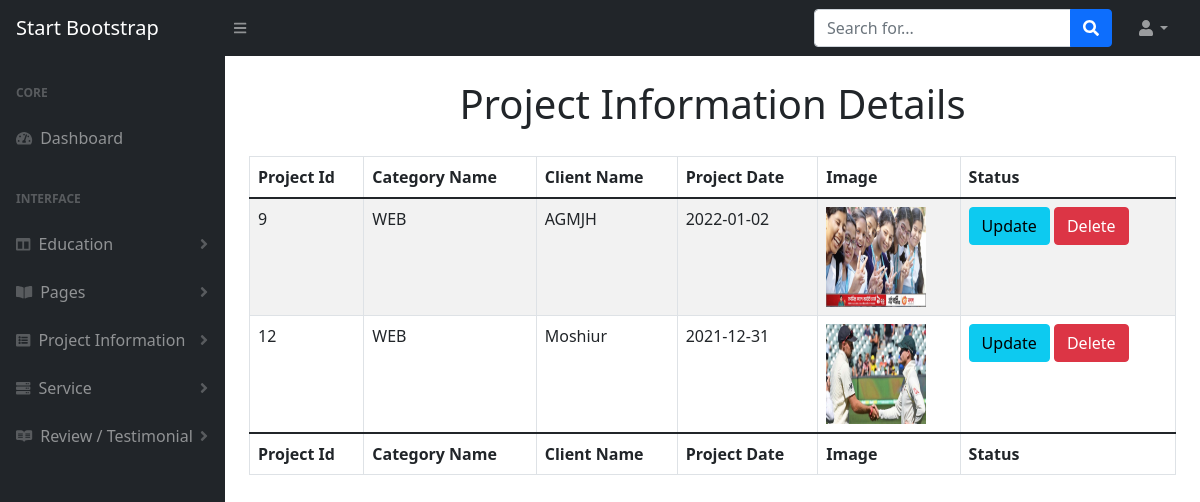
The page /Dashboard/catlist.php on the database its author committed.
### tables this page shows
CREATE TABLE `categorydetails` (
  `cdId` int(10) NOT NULL,
  `cId` int(10) NOT NULL,
  `clientName` varchar(50) NOT NULL,
  `projectURL` varchar(50) NOT NULL,
  `projectDate` date NOT NULL,
  `image` varchar(50) NOT NULL,
  `shortDesc` varchar(255) NOT NULL,
  `decription` longtext NOT NULL
);

CREATE TABLE `categorydb` (
  `cId` int(10) NOT NULL,
  `cName` varchar(20) NOT NULL,
  `catSlug` varchar(100) DEFAULT NULL,
  `status` tinyint(10) NOT NULL DEFAULT 1 COMMENT '1.Show 2.Hide'
);

### Dashboard/catlist.php (the view, shortened to what this page needs)
<?php include_once("../DB/connect.php");?>
<!DOCTYPE html>
<html lang="en">
    <head>
        <link href="https://cdn.jsdelivr.net/npm/simple-datatables@latest/dist/style.css" rel="stylesheet" />
        <link href="css/styles.css" rel="stylesheet" />
    </head>
    <body class="sb-nav-fixed">
        <nav class="sb-topnav navbar navbar-expand navbar-dark bg-dark">
            <a class="navbar-brand ps-3" href="index.php">Start Bootstrap</a>
            <button class="btn btn-link btn-sm order-1 order-lg-0 me-4 me-lg-0" id="sidebarToggle" href="#!"><i class="fas fa-bars"></i></button>
            <form class="d-none d-md-inline-block form-inline ms-auto me-0 me-md-3 my-2 my-md-0">
                <div class="input-group">
                    <input class="form-control" type="text" placeholder="Search for..." aria-label="Search for..." aria-describedby="btnNavbarSearch" />
                    <button class="btn btn-primary" id="btnNavbarSearch" type="button"><i class="fas fa-search"></i></button>
                </div>
            </form>
            <ul class="navbar-nav ms-auto ms-md-0 me-3 me-lg-4">
                <li class="nav-item dropdown">
                    <a class="nav-link dropdown-toggle" id="navbarDropdown" href="#" role="button" data-bs-toggle="dropdown" aria-expanded="false"><i class="fas fa-user fa-fw"></i></a>
                </li>
            </ul>
        </nav>
        <div id="layoutSidenav">
            <div id="layoutSidenav_nav">
                <nav class="sb-sidenav accordion sb-sidenav-dark" id="sidenavAccordion">
                    <div class="sb-sidenav-menu">
                        <div class="nav">
                            <div class="sb-sidenav-menu-heading">Core</div>
                            <a class="nav-link" href="index.php">
                                <div class="sb-nav-link-icon"><i class="fas fa-tachometer-alt"></i></div>
                                Dashboard
                            </a>
                            <div class="sb-sidenav-menu-heading">Interface</div>
                            <a class="nav-link collapsed" href="#" data-bs-toggle="collapse" data-bs-target="#collapseLayouts" aria-expanded="false" aria-controls="collapseLayouts">
                                <div class="sb-nav-link-icon"><i class="fas fa-columns"></i></div>
                                Education
                                <div class="sb-sidenav-collapse-arrow"><i class="fas fa-angle-down"></i></div>
                            </a>
                            <a class="nav-link collapsed" href="#" data-bs-toggle="collapse" data-bs-target="#collapsePages" aria-expanded="false" aria-controls="collapsePages">
                                <div class="sb-nav-link-icon"><i class="fas fa-book-open"></i></div>
                                Pages
                                <div class="sb-sidenav-collapse-arrow"><i class="fas fa-angle-down"></i></div>
                            </a>
                            <a class="nav-link collapsed" href="#" data-bs-toggle="collapse" data-bs-target="#pagescollapseLayouts" aria-expanded="false" aria-controls="pagescollapseLayouts">
                                <div class="sb-nav-link-icon"><i class="fas fa-list-alt"></i></div>
                                Project Information
                                <div class="sb-sidenav-collapse-arrow"><i class="fas fa-angle-down"></i></div>
                            </a>
                            <a class="nav-link collapsed" href="#" data-bs-toggle="collapse" data-bs-target="#pagescollapseLayout" aria-expanded="false" aria-controls="pagescollapseLayout">
                                <div class="sb-nav-link-icon"><i class="fas fa-server"></i></div>
                                Service
                                <div class="sb-sidenav-collapse-arrow"><i class="fas fa-angle-down"></i></div>
                            </a>
                            <a class="nav-link collapsed" href="#" data-bs-toggle="collapse" data-bs-target="#pagescollapseLayout1" aria-expanded="false" aria-controls="pagescollapseLayout1">
                                <div class="sb-nav-link-icon"><i class="fab fa-readme"></i></div>
                                Review / Testimonial
                                <div class="sb-sidenav-collapse-arrow"><i class="fas fa-angle-down"></i></div>
                            </a>
                        </div>
                    </div>
                </nav>
            </div>
            <div id="layoutSidenav_content">
                <main>
                    <div class="container-fluid px-4">
                        <h1 class="mt-4 d-flex justify-content-center">Project Information Details</h1>
                        <div class="col-md-12">
                            <div class="input-field">
                                <?php
                                    $sql = "SELECT cdId, categorydb.cName, categorydb.cId, clientName, projectURL, projectDate, image, shortDesc, decription FROM categorydetails INNER JOIN categorydb ON categorydb.cId = categorydetails.cId";
                                    $result = mysqli_query($conn, $sql);
                                ?>
                                <table class="table table-striped table-bordered" style="width:100%" id="datatable">
                                    <thead>
                                        <tr>
                                            <th>Project Id</th>
                                            <th>Category Name</th>
                                            <th>Client Name</th>
                                            <th>Project Date</th>
                                            <th>Image</th>
                                            <th>Status</th>
                                        </tr>
                                    </thead>
                                    <tbody>
                                        <?php
                                            if (mysqli_num_rows($result) > 0) {
                                                while($row = mysqli_fetch_assoc($result)) {
                                        ?>
                                            <tr>
                                                <td><?php echo $row["cdId"];?></td>
                                                <td><?php echo $row["cName"];?></td>
                                                <td><?php echo $row["clientName"];?></td>
                                                <td><?php echo $row["projectDate"];?></td>
                                                <td><img src="../photos/category/<?php echo $row["image"];?>" height="100" width="100" alt="<?php echo $row["image"];?>" title="<?php echo $row["image"];?>"/></td>
                                                <td>
                                                    <a class="btn btn-info" href="catupdate.php?id=<?php echo $row["cdId"];?>">Update</a>
                                                    <a class="btn btn-danger" onclick="return confirm('Are you sure to delete this item?')" href="catdelete.php?id=<?php echo $row["cId"];?>">Delete</a>
                                                </td>
                                            </tr>
                                        <?php }}   ?>
                                    </tbody>
                                    <tfoot>
                                        <tr>
                                            <th>Project Id</th>
                                            <th>Category Name</th>
                                            <th>Client Name</th>
                                            <th>Project Date</th>
                                            <th>Image</th>
                                            <th>Status</th>
                                        </tr>
                                    </tfoot>
                                </table>
                            </div>
                        </div>
                    </div>
                </main>
            </div>
        </div>
    </body>
</html>

### rows shown on the page
categorydetails: cdId "9", cId.cName "WEB", clientName "AGMJH", projectDate "2022-01-02", image (picture)
categorydetails: cdId "12", cId.cName "WEB", clientName "Moshiur", projectDate "2021-12-31", image (picture)
